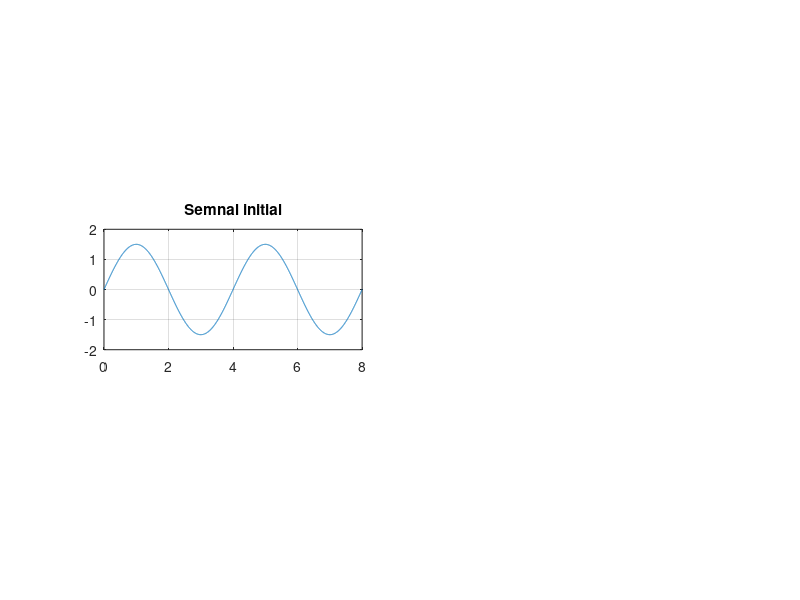

Write MATLAB code to recreate this figure. (Note: this script raises an error after producing the figure.)
T = 4;
F = 1/T;

t = 0:0.002:8;
x = 1.5*sin(2*pi*F*t);
subplot(3,2,3),plot(t,x),grid,title('Semnal initial'),axis([0 8 -2 2]);
x = red_da(x);
subplot(3,2,2),plot(t,x),grid,title('Rezolutie 2ms'),axis([0 8 -2 2]);

t = 0:0.02:8;
x = 1.5*sin(2*pi*F*t);
x = red_da(x);
subplot(3,2,4),plot(t,x),grid,title('Rezolutie 20ms'),axis([0 8 -2 2]);

t = 0:0.2:8;
x = 1.5*sin(2*pi*F*t);
x = red_da(x);
subplot(3,2,6),plot(t,x),grid,title('Rezolutie 200ms'),axis([0 8 -2 2]);